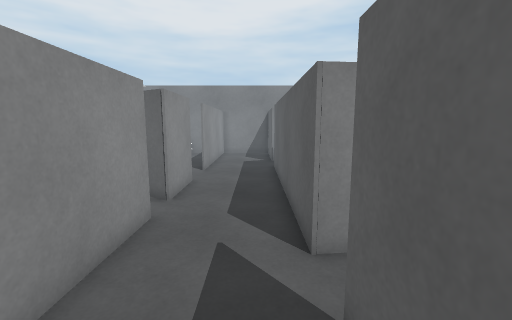
View 1 (above)

17 first-person views from a walk through a 3-D level made in the Unity game engine. The camera is 1.3 m above the floor, tilts 8° down and sees 90° across. The floor is counted in squares, 0.5 m on a side. Each view is taken from the middle of a square. On the plan, view 1 faces up. The plan holds only what a view shows up to about 18 squares ahead; the rest is blank. The player is left out. Surface patterns are stand-ins for the level's own textures.

View 2
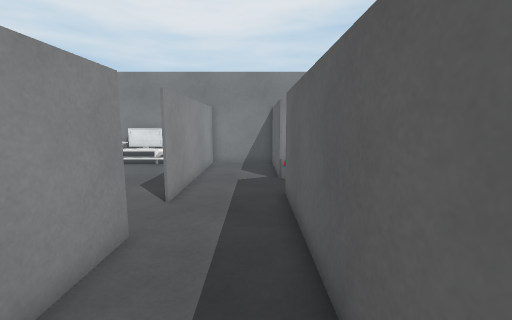

View 3
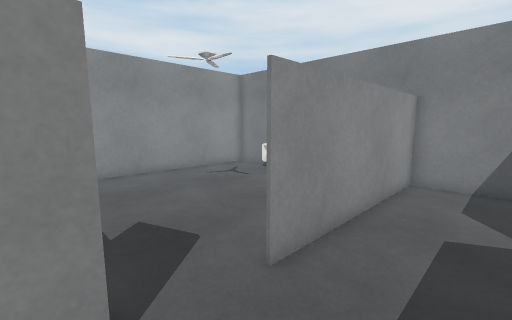

View 4
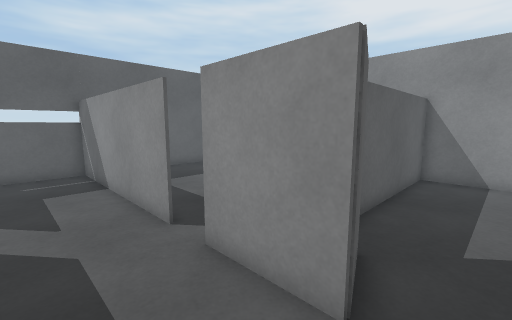

View 5
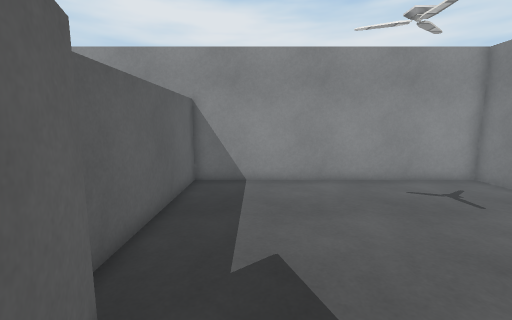

View 6
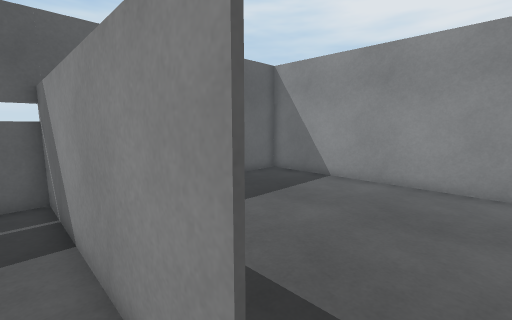

View 7
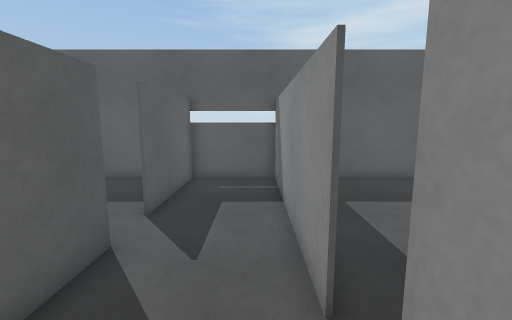

View 8
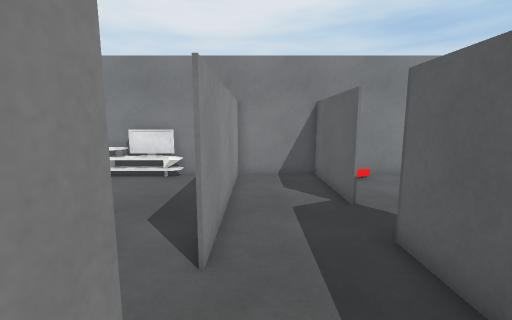

View 9
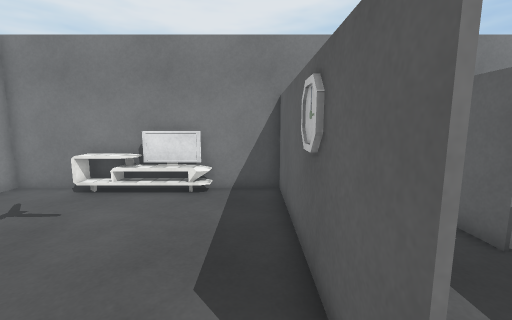

View 10
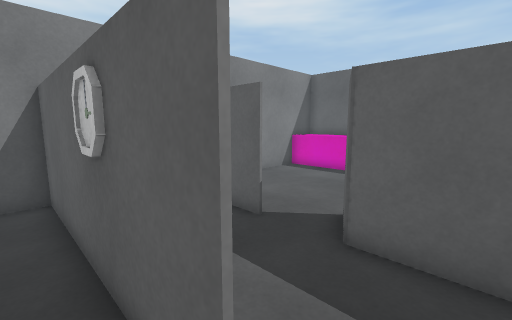

View 11
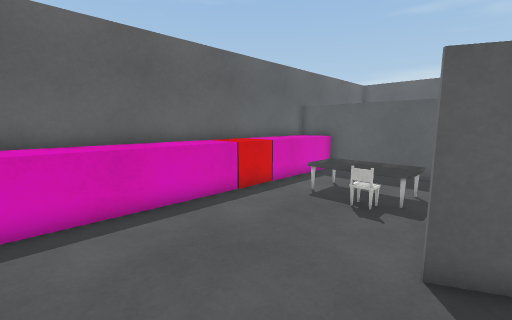

View 12
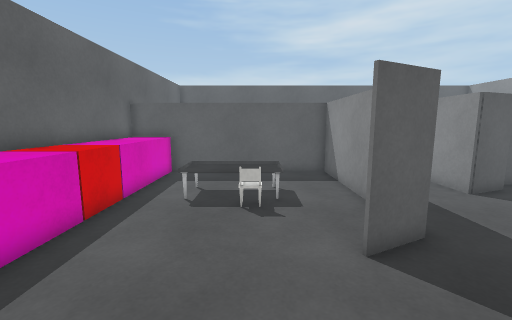

View 13
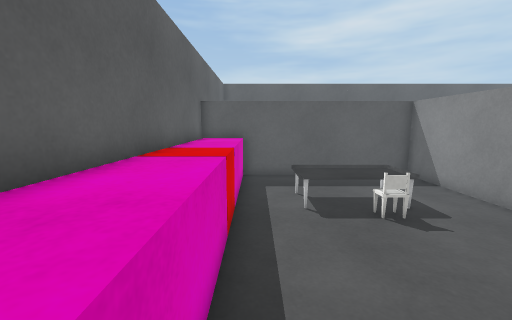

View 14
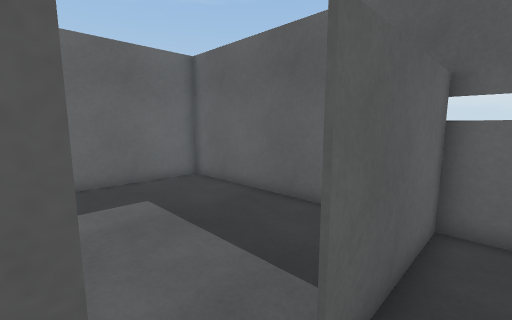

View 15
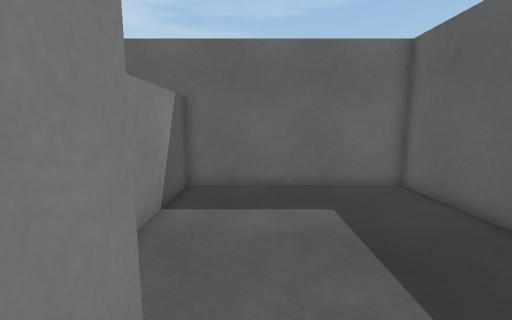

View 16
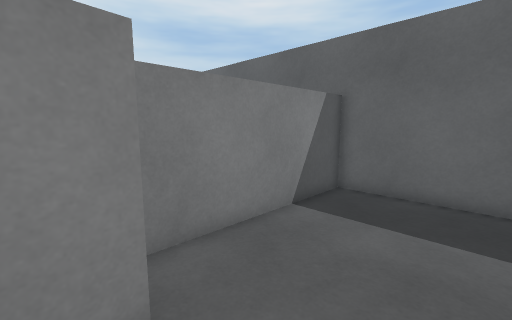

View 17
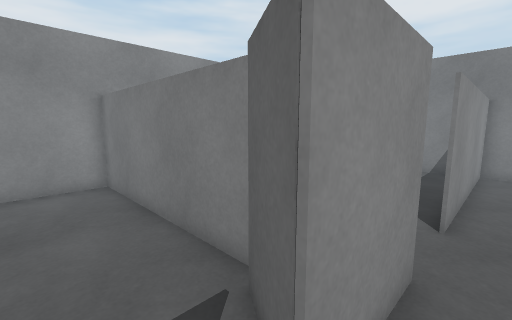

### Floor plan
Key: @ floor where view 1 was taken; # wall or solid block; x gap in a wall; . floor; ^ raised ledge; O other object.
Columns run from 14 left of view 1 to 12 right of it. Each row starts with its distance up from view 1.
 23 ####O##O################^^#
 22 #..OOO.....#...#........^ #
 21 #..........#...#........^^#
 20 #..........#...#........^^#
 19 #..........#...#........^^#
 18 #..........#...#........^^#
 17 #..........#............^^#
 16 #..........#...##.......^^#
 15 #..........#...#........^^#
 14 #..............#........OO#
 13 #..............#...O....OO#
 12 #.........##...#...OOO..OO#
 11 #........###...#...OOO..^^#
 10 ############...#........^^#
  9 ##.......###...#........^^#
  8  #........ #...#........^^#
  7  #.........x...############
  6  #.........#...#..........#
  5  #.........#...###........#
  4  #.........#..............#
  3  #.........#..............#
  2  #........ #...#..........#
  1  #........ #...#..........#
  0  #........ #..@# .........#
 -1  #.......  #...# .........#
 -2  ########  #####  #########

Positions as (right, up) in squares from view 1, and headings:
1: (0, 0), facing up
2: (0, 6), facing up
3: (0, 11), facing up-left
4: (0, 13), facing down-left
5: (-2, 13), facing left
6: (-2, 8), facing down-left
7: (-2, 10), facing down
8: (-2, 10), facing up
9: (-4, 13), facing up
10: (-4, 13), facing up-right
11: (2, 21), facing down-right
12: (5, 21), facing down
13: (9, 20), facing down
14: (0, 5), facing down-right
15: (1, 4), facing right
16: (2, 2), facing up-right
17: (-2, 7), facing up-left
